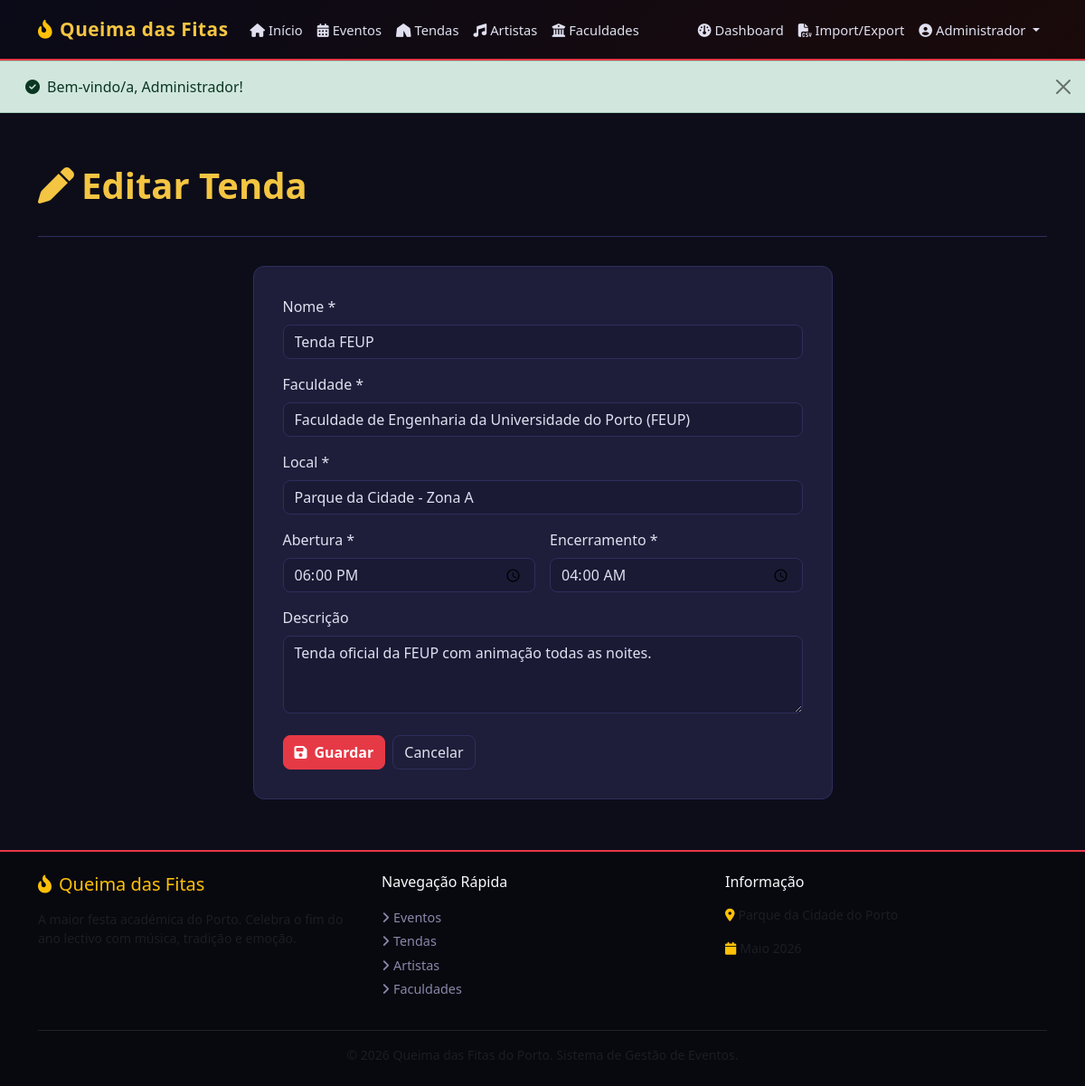
/tents/edit.php?id=1 (signed in), run on the app's committed database.
### tables this page shows
CREATE TABLE IF NOT EXISTS tents (
  id           INT UNSIGNED AUTO_INCREMENT PRIMARY KEY,
  name         VARCHAR(150) NOT NULL,
  faculty_id   INT UNSIGNED NOT NULL,
  location     VARCHAR(200) NOT NULL,
  opening_time TIME         NOT NULL,
  closing_time TIME         NOT NULL,
  description  TEXT,
  CONSTRAINT fk_tents_faculty FOREIGN KEY (faculty_id) REFERENCES faculties(id) ON DELETE CASCADE
);

CREATE TABLE IF NOT EXISTS faculties (
  id          INT UNSIGNED AUTO_INCREMENT PRIMARY KEY,
  name        VARCHAR(200) NOT NULL,
  acronym     VARCHAR(10)  NOT NULL UNIQUE,
  description TEXT,
  color       VARCHAR(7)   NOT NULL DEFAULT '#e63946'
);

### config/db.php (called while the page is built, shortened)
<?php
function h(string $str): string {
    return htmlspecialchars($str, ENT_QUOTES | ENT_SUBSTITUTE, 'UTF-8');
}

### tents/edit.php (the view, shortened to what this page needs)
<?php
require_once __DIR__ . '/../config/db.php';
require_once __DIR__ . '/../includes/auth.php';
$id = isset($_GET['id']) ? (int)$_GET['id'] : 0;
$stmt = $pdo->prepare("SELECT * FROM tents WHERE id = ?");
$stmt->execute([$id]);
$tent = $stmt->fetch();
$faculties = $pdo->query("SELECT id, name, acronym FROM faculties ORDER BY name")->fetchAll();
include __DIR__ . '/../includes/header.php';
?>
<div class="container py-4">
    <div class="page-header"><h1><i class="fas fa-pen me-2"></i>Editar Tenda</h1></div>
    <div class="row justify-content-center">
        <div class="col-lg-7">
            <div class="qf-form-card">
                <form method="post" class="qf-validate" novalidate>
                    <div class="mb-3">
                        <label class="form-label">Nome *</label>
                        <input type="text" name="name" class="form-control" required value="<?= h($_POST['name'] ?? $tent['name']) ?>">
                    </div>
                    <div class="mb-3">
                        <label class="form-label">Faculdade *</label>
                        <select name="faculty_id" class="form-select" required>
                            <?php foreach ($faculties as $f): ?>
                            <option value="<?= $f['id'] ?>" <?= (int)($_POST['faculty_id'] ?? $tent['faculty_id'])===(int)$f['id']?'selected':'' ?>>
                                <?= h($f['name']) ?> (<?= h($f['acronym']) ?>)
                            </option>
                            <?php endforeach; ?>
                        </select>
                    </div>
                    <div class="mb-3">
                        <label class="form-label">Local *</label>
                        <input type="text" name="location" class="form-control" required value="<?= h($_POST['location'] ?? $tent['location']) ?>">
                    </div>
                    <div class="row g-3 mb-3">
                        <div class="col">
                            <label class="form-label">Abertura *</label>
                            <input type="time" name="opening_time" class="form-control" required
                                   value="<?= h($_POST['opening_time'] ?? substr($tent['opening_time'],0,5)) ?>">
                        </div>
                        <div class="col">
                            <label class="form-label">Encerramento *</label>
                            <input type="time" name="closing_time" class="form-control" required
                                   value="<?= h($_POST['closing_time'] ?? substr($tent['closing_time'],0,5)) ?>">
                        </div>
                    </div>
                    <div class="mb-4">
                        <label class="form-label">Descrição</label>
                        <textarea name="description" class="form-control" rows="3"><?= h($_POST['description'] ?? $tent['description']) ?></textarea>
                    </div>
                    <div class="d-flex gap-2">
                        <button type="submit" class="btn btn-qf-primary"><i class="fas fa-floppy-disk me-2"></i>Guardar</button>
                        <a href="<?= BASE_URL ?>/tents/view.php?id=<?= $id ?>" class="btn btn-qf-outline">Cancelar</a>
                    </div>
                </form>
            </div>
        </div>
    </div>
</div>
<?php include __DIR__ . '/../includes/footer.php'; ?>

### assets/css/style.css (style rules this page uses)
:root { --qf-red: #e63946; --qf-gold: #f4c542; --qf-dark: #0d0d1a; --qf-dark2: #12122a; --qf-dark3: #1a1a35; --qf-card-bg: #1e1e3a; --qf-border: #2e2e5e; --qf-text: #e0e0f0; --qf-muted: #8888aa; --qf-success: #2ecc71; --qf-info: #3498db; }
*, *::before, *::after { box-sizing: border-box; }
body { background: var(--qf-dark); color: var(--qf-text); font-family: 'Segoe UI', system-ui, sans-serif; min-height: 100vh; display: flex; flex-direction: column; }
a { color: var(--qf-gold); text-decoration: none; transition: color .2s; }
.qf-form-card { background: var(--qf-card-bg); border: 1px solid var(--qf-border); border-radius: 12px; padding: 2rem; }
.form-control, .form-select { background: var(--qf-dark3) !important; border: 1px solid var(--qf-border) !important; color: var(--qf-text) !important; border-radius: 8px; }
.form-label { color: var(--qf-text); font-weight: 500; }
.form-control::placeholder { color: var(--qf-muted) !important; }
.btn-qf-primary { background: var(--qf-red); border-color: var(--qf-red); color: #fff; font-weight: 600; border-radius: 8px; transition: background .2s, transform .15s; }
.btn-qf-outline { border: 1px solid var(--qf-border); color: var(--qf-text); background: transparent; border-radius: 8px; }
.page-header { padding: 2rem 0 1.5rem; border-bottom: 1px solid var(--qf-border); margin-bottom: 2rem; }
.page-header h1 { color: var(--qf-gold); font-weight: 700; }

### data on the page
tents: name "Tenda FEUP", faculty_id "Faculdade de Engenharia da Universidade do Porto (FEUP)", location "Parque da Cidade - Zona A", opening_time "18:00", closing_time "04:00", description "Tenda oficial da FEUP com animação todas as noites."

### other printed values
current_user_name() "Administrador"
$flash_success "Bem-vindo/a, Administrador!"
